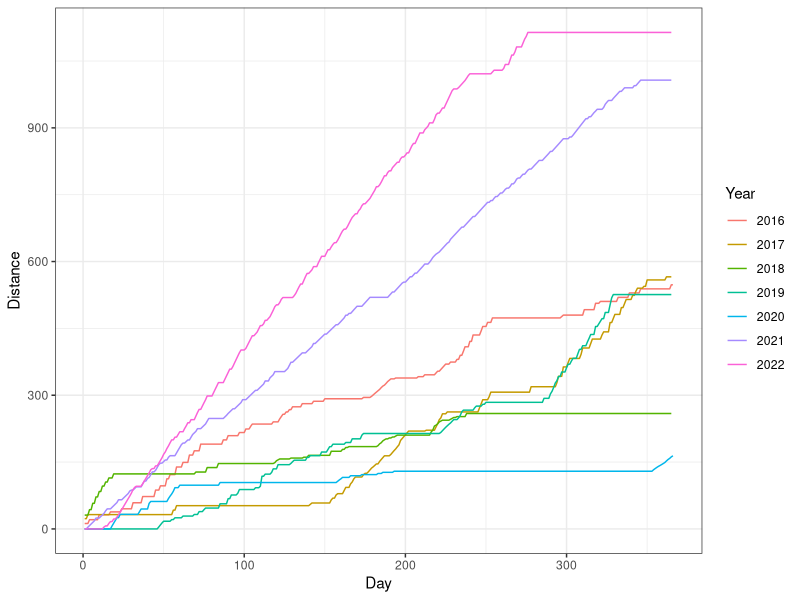
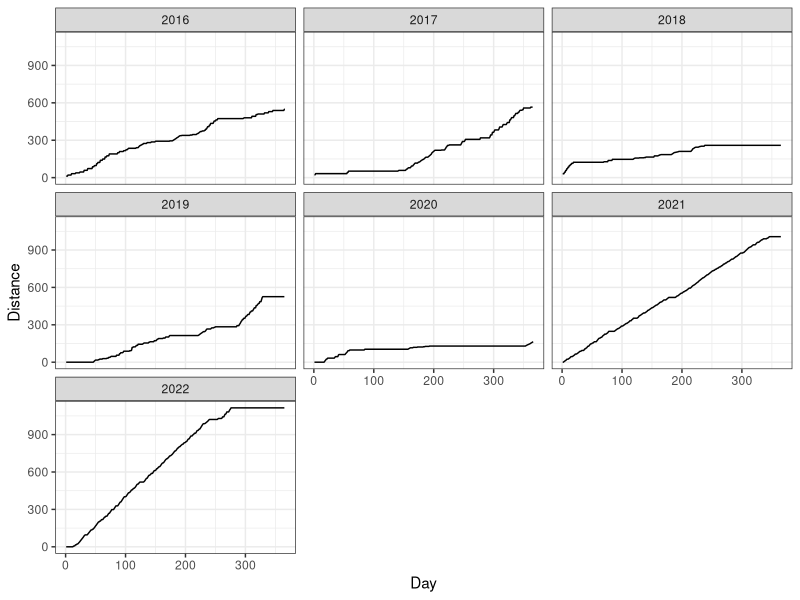
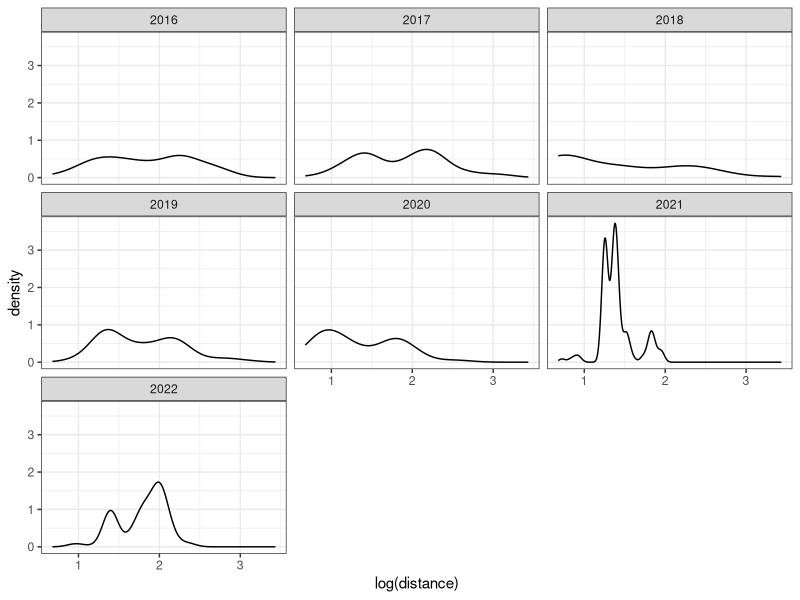

These charts were generated, in order, by the following R code:
## ---- chunk 1
knitr::opts_chunk$set(echo = TRUE)
library(tidyverse)
library(lubridate)
## ---- chunk 2
run_data <- read_csv("run_data.csv")
run_data %>% glimpse()
## ---- chunk 3
run_data <- run_data %>% 
  mutate(distance = replace_na(distance, 0),
         year = year(date),
         month = month(date),
         week = week(date)) %>%
  group_by(year) %>% 
  mutate(cum_distance = cumsum(distance)) %>%
  ungroup()
## ---- chunk 4
run_data %>% 
  group_by(year, week) %>%
  summarise(week_dist = sum(distance)) %>%
  pivot_wider(id_cols = week, names_from = year, values_from = week_dist)
## ---- chunk 5
run_data %>% 
  group_by(year, month) %>%
  summarise(month_dist = sum(distance)) %>%
  pivot_wider(id_cols = year, names_from = month, values_from = month_dist)
## ---- chunk 6
run_data %>% 
  filter(distance > 0) %>%
  group_by(year) %>%
  summarise(n = n(), 
            mean = mean(distance), 
            median = median(distance), 
            min = min(distance),
            max = max(distance), 
            sum = sum(distance))
## ---- chunk 7
run_data %>% 
  ggplot(aes(yday(date), cum_distance, col = factor(year))) + 
  geom_line() + 
  labs(x = "Day", 
       y = "Distance") + 
  guides(col = guide_legend(title = "Year")) + 
  theme_bw()
## ---- chunk 8
run_data %>% 
  ggplot(aes(yday(date), cum_distance)) + 
  geom_line() + 
  facet_wrap(factor(year(date)) ~ .) + 
  labs(x = "Day", 
       y = "Distance") + 
  theme_bw()
## ---- chunk 9
run_data %>% 
  ggplot(aes(log(distance))) + 
  geom_density() + 
  facet_wrap(factor(year) ~ .) + 
  theme_bw()
